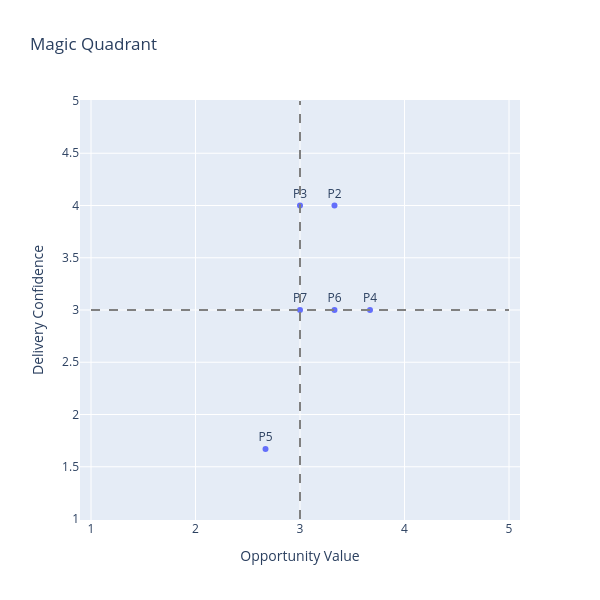

The notebook cell saved with this chart:
### Code cell
# Step 2: Consolidate projects with same Metric A & Metric B
df_grouped = (
    df.groupby(["Opportunity Value", "Delivery Confidence"])["PID"]
      .apply(lambda names: "/".join(names))  # concatenate names
      .reset_index()
)

# Step 3: Create Magic Quadrant chart
fig = px.scatter(
    df_grouped,
    x="Opportunity Value",
    y="Delivery Confidence",
    text="PID",
    title="Magic Quadrant",
)

# Add quadrant lines at midpoint (3)
fig.add_shape(type="line", x0=3, y0=1, x1=3, y1=5, line=dict(color="gray", dash="dash"))
fig.add_shape(type="line", x0=1, y0=3, x1=5, y1=3, line=dict(color="gray", dash="dash"))

# Adjust text labels
fig.update_traces(textposition="top center")

# Force square aspect ratio and integer ticks
#
fig.update_layout(
    yaxis=dict(scaleanchor="x"),
    # yaxis=dict(scaleanchor="x", dtick=1),
    # xaxis=dict(dtick=1),
    width=600,
    height=600
)

fig.show()

### Figure 1 — Plotly figure (JSON) as saved in the notebook; plotly's stock layout.template omitted (floating-point values rounded to 4 significant figures)
{"data": [{"hovertemplate": "Opportunity Value=%{x}<br>Delivery Confidence=%{y}<br>PID=%{text}<extra></extra>", "legendgroup": "", "marker": {"color": "#636efa", "symbol": "circle"}, "mode": "markers+text", "name": "", "orientation": "v", "showlegend": false, "text": ["P5", "P7", "P3", "P6", "P2", "P4"], "textposition": "top center", "type": "scatter", "x": [2.67, 3, 3, 3.33, 3.33, 3.67], "xaxis": "x", "y": [1.67, 3, 4, 3, 4, 3], "yaxis": "y"}], "layout": {"height": 600, "legend": {"tracegroupgap": 0}, "shapes": [{"line": {"color": "gray", "dash": "dash"}, "type": "line", "x0": 3, "x1": 3, "y0": 1, "y1": 5}, {"line": {"color": "gray", "dash": "dash"}, "type": "line", "x0": 1, "x1": 5, "y0": 3, "y1": 3}], "title": {"text": "Magic Quadrant"}, "width": 600, "xaxis": {"anchor": "y", "domain": [0, 1], "title": {"text": "Opportunity Value"}}, "yaxis": {"anchor": "x", "domain": [0, 1], "scaleanchor": "x", "title": {"text": "Delivery Confidence"}}}}
